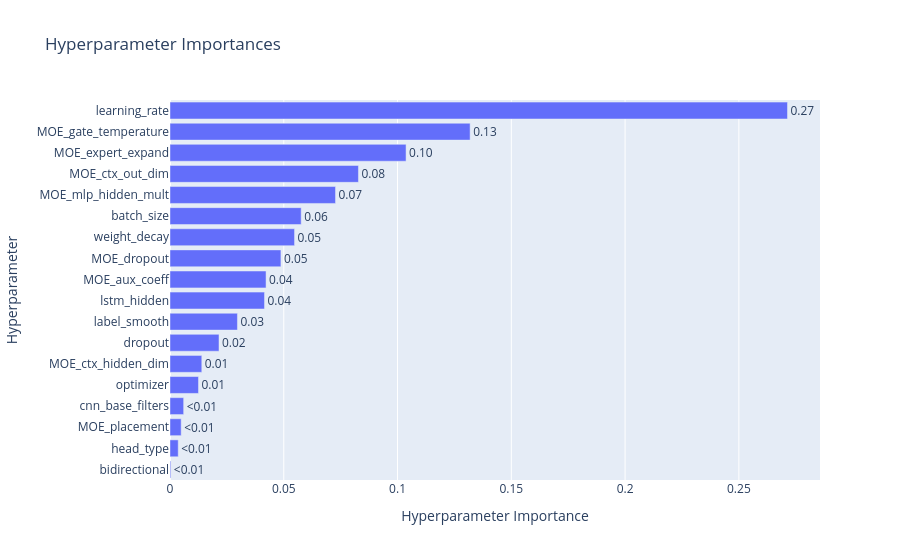

Source (notebook cell):
### Code cell
# 2. Plot Hyperparameter Importance
try:
    fig_imp = plot_param_importances(study)
    fig_imp.show()
except Exception as e:
    print(f"Could not plot importance (might need more trials): {e}")

### Figure 1 — Plotly figure (JSON) as saved in the notebook; plotly's stock layout.template omitted (floating-point values rounded to 4 significant figures)
{"data": [{"cliponaxis": false, "hovertemplate": ["bidirectional (CategoricalDistribution): 0.0003494903023077414<extra></extra>", "head_type (CategoricalDistribution): 0.0036165917915588234<extra></extra>", "MOE_placement (CategoricalDistribution): 0.004910685897253745<extra></extra>", "cnn_base_filters (CategoricalDistribution): 0.006002918289531506<extra></extra>", "optimizer (CategoricalDistribution): 0.012514954686348905<extra></extra>", "MOE_ctx_hidden_dim (CategoricalDistribution): 0.013971446213915894<extra></extra>", "dropout (FloatDistribution): 0.02153900504188163<extra></extra>", "label_smooth (FloatDistribution): 0.02963735889594162<extra></extra>", "lstm_hidden (CategoricalDistribution): 0.04153713560685123<extra></extra>", "MOE_aux_coeff (FloatDistribution): 0.04221345105304607<extra></extra>", "MOE_dropout (FloatDistribution): 0.04874644211099185<extra></extra>", "weight_decay (FloatDistribution): 0.05473780629470301<extra></extra>", "batch_size (CategoricalDistribution): 0.057650369722412845<extra></extra>", "MOE_mlp_hidden_mult (FloatDistribution): 0.07274722188681253<extra></extra>", "MOE_ctx_out_dim (CategoricalDistribution): 0.08281454382087469<extra></extra>", "MOE_expert_expand (FloatDistribution): 0.10374104701439396<extra></extra>", "MOE_gate_temperature (FloatDistribution): 0.13189387087147975<extra></extra>", "learning_rate (FloatDistribution): 0.2713756604996942<extra></extra>"], "name": "Objective Value", "orientation": "h", "text": ["<0.01", "<0.01", "<0.01", "<0.01", "0.01", "0.01", "0.02", "0.03", "0.04", "0.04", "0.05", "0.05", "0.06", "0.07", "0.08", "0.10", "0.13", "0.27"], "textposition": "outside", "type": "bar", "x": [0.0003495, 0.003617, 0.004911, 0.006003, 0.01251, 0.01397, 0.02154, 0.02964, 0.04154, 0.04221, 0.04875, 0.05474, 0.05765, 0.07275, 0.08281, 0.1037, 0.1319, 0.2714], "y": ["bidirectional", "head_type", "MOE_placement", "cnn_base_filters", "optimizer", "MOE_ctx_hidden_dim", "dropout", "label_smooth", "lstm_hidden", "MOE_aux_coeff", "MOE_dropout", "weight_decay", "batch_size", "MOE_mlp_hidden_mult", "MOE_ctx_out_dim", "MOE_expert_expand", "MOE_gate_temperature", "learning_rate"]}], "layout": {"title": {"text": "Hyperparameter Importances"}, "xaxis": {"title": {"text": "Hyperparameter Importance"}}, "yaxis": {"title": {"text": "Hyperparameter"}}}}
